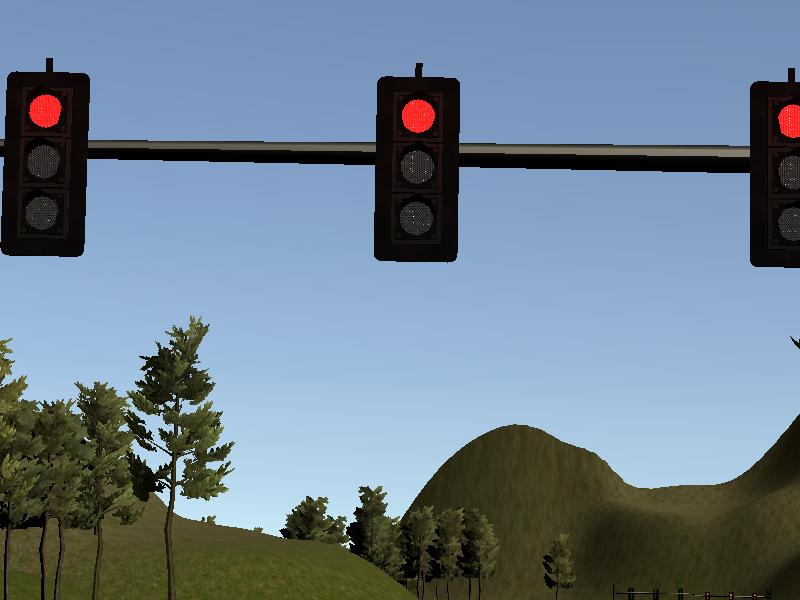
#> input picture ros/src/tl_detector/images/img_0_00000004_00000015.png, 800 x 600 px
$ python -i tl_classifier.py   (imports and definitions only)
#> lines starting #> are read from the running program, lines starting #| are printed output that depends on the picture; after the words box and inside, x2 and y2 are one past the last pixel; in counts of white or black regions, pixels touching at a corner belong together
#> further down, picture is the input picture: shape (600, 800, 3); mean B, G, R 143.1, 127.5, 110
from styx_msgs.msg import TrafficLight
import cv2

SAVE_EVERY = 4

class TLClassifier(object):
    def __init__(self):
        #TODO load classifier

        self.save_idx = 40 * SAVE_EVERY
        pass

    def get_classification(self, image):
        """Determines the color of the traffic light in the image

        Args:
            image (cv::Mat): image containing the traffic light

        Returns:
            int: ID of traffic light color (specified in styx_msgs/TrafficLight)

        """
        #TODO implement light color prediction

        # filter for red pixels, based on:
        # https://solarianprogrammer.com/2015/05/08/detect-red-circles-image-using-opencv/

        hsv_image = cv2.cvtColor(image,cv2.COLOR_BGR2HSV)
#> hsv_image: shape (600, 800, 3); mean H, S, V 80, 99.7, 152.2

        # Threshold the HSV image, keep only the red pixels
        lower_red_hue_range = cv2.inRange(hsv_image, (  0, 100, 100), ( 10, 255, 255))
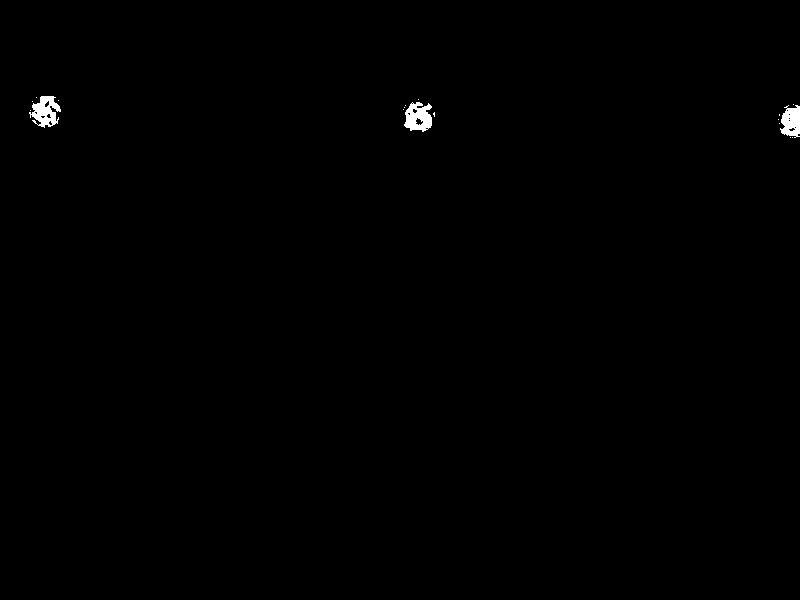
#> lower_red_hue_range: shape (600, 800); 0.35% white; 18 white regions (15 under 20 px), largest, box (x1, y1, x2, y2) and area: (29, 96, 61, 128) 586, (404, 102, 432, 132) 577, (780, 105, 800, 138) 477
        upper_red_hue_range = cv2.inRange(hsv_image, (160, 100, 100), (179, 255, 255))
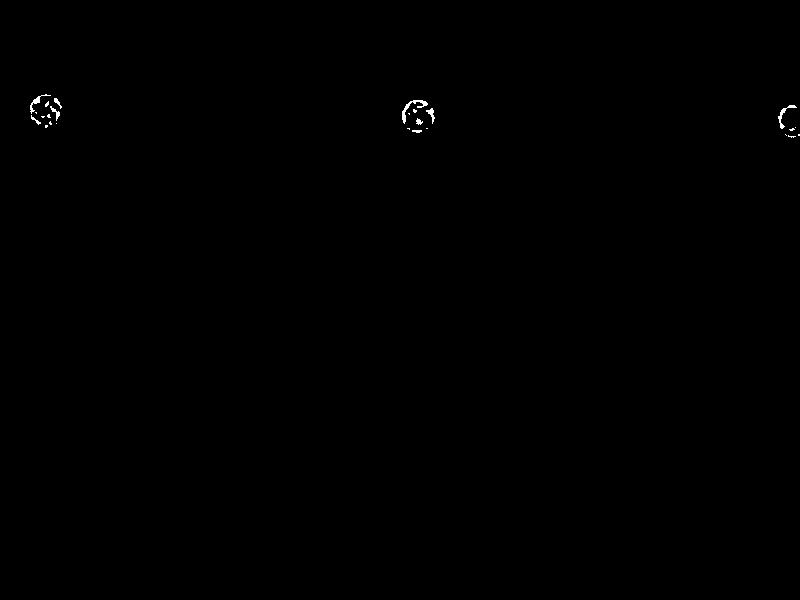
#> upper_red_hue_range: shape (600, 800); 0.13% white in thin lines or dots, all inside (x1, y1, x2, y2) = (30, 94, 800, 138)
        mask = cv2.bitwise_or(lower_red_hue_range, upper_red_hue_range)
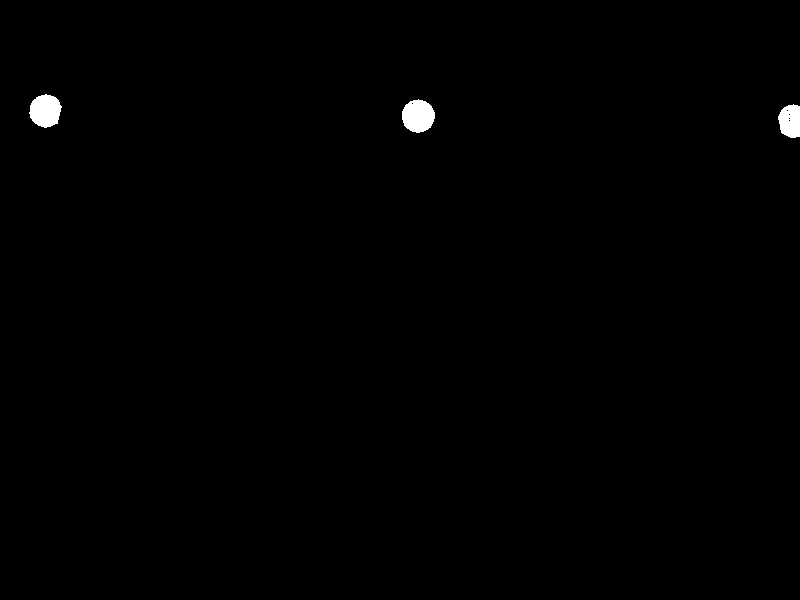
#> mask: shape (600, 800); 0.48% white; 3 white regions, box (x1, y1, x2, y2) and area: (402, 99, 435, 133) 856, (29, 94, 62, 128) 830, (778, 104, 800, 138) 607

        numOfRedPixels = cv2.countNonZero(mask)
#> numOfRedPixels = 2293

        if numOfRedPixels >= 200:
            return TrafficLight.RED

        return TrafficLight.UNKNOWN

    def save_labeled(self, image, state, diff):
        """Determines the color of the traffic light in the image

        Args:
            image (cv::Mat): image containing the traffic light

        Returns:
            int: ID of traffic light color (specified in styx_msgs/TrafficLight)

        """
        if (diff <= 60):
            if self.save_idx % SAVE_EVERY == 0:
                cv2.imwrite('./images/img_{0:01d}_{1:08d}_{2:08d}.png'.format(state, diff, self.save_idx/SAVE_EVERY), image)
            self.save_idx += 1
        #TODO implement light color prediction
        return TrafficLight.UNKNOWN

>>> import cv2
>>> picture = cv2.imread('../images/img_0_00000004_00000015.png')
>>> result = TLClassifier().get_classification(picture)
